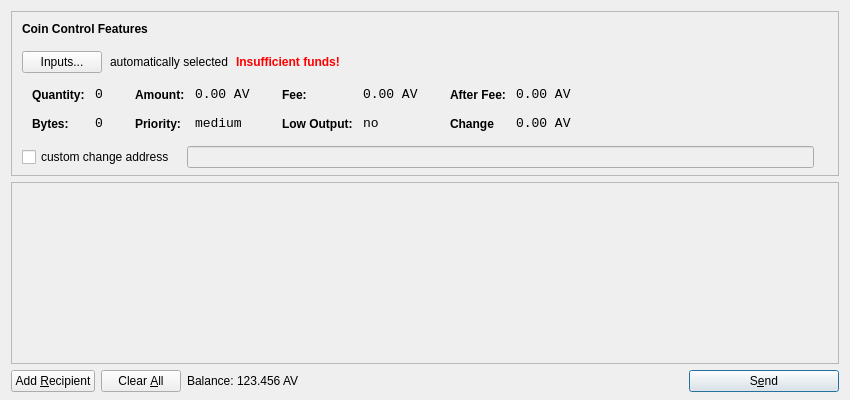
<?xml version="1.0" encoding="UTF-8"?>
<ui version="4.0">
 <class>SendCoinsDialog</class>
 <widget class="QDialog" name="SendCoinsDialog">
  <property name="geometry">
   <rect>
    <x>0</x>
    <y>0</y>
    <width>850</width>
    <height>400</height>
   </rect>
  </property>
  <property name="windowTitle">
   <string>Send Coins</string>
  </property>
  <property name="styleSheet">
   <string notr="true">QListView { background: transparent; }</string>
  </property>
  <layout class="QVBoxLayout" name="verticalLayout" stretch="0,1,0">
   <property name="bottomMargin">
    <number>8</number>
   </property>
   <item>
    <widget class="QFrame" name="frameCoinControl">
     <property name="sizePolicy">
      <sizepolicy hsizetype="Expanding" vsizetype="Expanding">
       <horstretch>0</horstretch>
       <verstretch>0</verstretch>
      </sizepolicy>
     </property>
     <property name="maximumSize">
      <size>
       <width>16777215</width>
       <height>16777215</height>
      </size>
     </property>
     <property name="styleSheet">
      <string notr="true">QListView { background: transparent; }</string>
     </property>
     <property name="frameShape">
      <enum>QFrame::StyledPanel</enum>
     </property>
     <property name="frameShadow">
      <enum>QFrame::Sunken</enum>
     </property>
     <layout class="QVBoxLayout" name="verticalLayoutCoinControl2">
      <property name="spacing">
       <number>6</number>
      </property>
      <property name="leftMargin">
       <number>0</number>
      </property>
      <property name="topMargin">
       <number>0</number>
      </property>
      <property name="rightMargin">
       <number>0</number>
      </property>
      <property name="bottomMargin">
       <number>6</number>
      </property>
      <item>
       <layout class="QVBoxLayout" name="verticalLayoutCoinControl" stretch="0,0,0,0,1">
        <property name="spacing">
         <number>0</number>
        </property>
        <property name="leftMargin">
         <number>10</number>
        </property>
        <property name="topMargin">
         <number>10</number>
        </property>
        <item>
         <layout class="QHBoxLayout" name="horizontalLayoutCoinControl1">
          <property name="bottomMargin">
           <number>15</number>
          </property>
          <item>
           <widget class="QLabel" name="labelCoinControlFeatures">
            <property name="sizePolicy">
             <sizepolicy hsizetype="Preferred" vsizetype="Maximum">
              <horstretch>0</horstretch>
              <verstretch>0</verstretch>
             </sizepolicy>
            </property>
            <property name="font">
             <font>
              <weight>75</weight>
              <bold>true</bold>
             </font>
            </property>
            <property name="styleSheet">
             <string notr="true">font-weight:bold;</string>
            </property>
            <property name="text">
             <string>Coin Control Features</string>
            </property>
           </widget>
          </item>
         </layout>
        </item>
        <item>
         <layout class="QHBoxLayout" name="horizontalLayoutCoinControl2" stretch="0,0,0,0">
          <property name="spacing">
           <number>8</number>
          </property>
          <property name="bottomMargin">
           <number>10</number>
          </property>
          <item>
           <widget class="QPushButton" name="pushButtonCoinControl">
            <property name="styleSheet">
             <string notr="true"/>
            </property>
            <property name="text">
             <string>Inputs...</string>
            </property>
           </widget>
          </item>
          <item>
           <widget class="QLabel" name="labelCoinControlAutomaticallySelected">
            <property name="text">
             <string>automatically selected</string>
            </property>
            <property name="margin">
             <number>5</number>
            </property>
           </widget>
          </item>
          <item>
           <widget class="QLabel" name="labelCoinControlInsuffFunds">
            <property name="font">
             <font>
              <weight>75</weight>
              <bold>true</bold>
             </font>
            </property>
            <property name="styleSheet">
             <string notr="true">color:red;font-weight:bold;</string>
            </property>
            <property name="text">
             <string>Insufficient funds!</string>
            </property>
            <property name="margin">
             <number>5</number>
            </property>
           </widget>
          </item>
          <item>
           <spacer name="horizontalSpacerCoinControl">
            <property name="orientation">
             <enum>Qt::Horizontal</enum>
            </property>
            <property name="sizeHint" stdset="0">
             <size>
              <width>40</width>
              <height>1</height>
             </size>
            </property>
           </spacer>
          </item>
         </layout>
        </item>
        <item>
         <widget class="QWidget" name="widgetCoinControl" native="true">
          <property name="sizePolicy">
           <sizepolicy hsizetype="Preferred" vsizetype="Preferred">
            <horstretch>0</horstretch>
            <verstretch>0</verstretch>
           </sizepolicy>
          </property>
          <property name="minimumSize">
           <size>
            <width>0</width>
            <height>0</height>
           </size>
          </property>
          <property name="styleSheet">
           <string notr="true"/>
          </property>
          <layout class="QHBoxLayout" name="horizontalLayoutCoinControl5">
           <property name="margin">
            <number>0</number>
           </property>
           <item>
            <layout class="QHBoxLayout" name="horizontalLayoutCoinControl3" stretch="0,0,0,1">
             <property name="spacing">
              <number>20</number>
             </property>
             <property name="topMargin">
              <number>0</number>
             </property>
             <property name="bottomMargin">
              <number>10</number>
             </property>
             <item>
              <layout class="QFormLayout" name="formLayoutCoinControl1">
               <property name="horizontalSpacing">
                <number>10</number>
               </property>
               <property name="verticalSpacing">
                <number>14</number>
               </property>
               <property name="leftMargin">
                <number>10</number>
               </property>
               <property name="topMargin">
                <number>4</number>
               </property>
               <property name="rightMargin">
                <number>6</number>
               </property>
               <item row="0" column="0">
                <widget class="QLabel" name="labelCoinControlQuantityText">
                 <property name="styleSheet">
                  <string notr="true">font-weight:bold;</string>
                 </property>
                 <property name="text">
                  <string>Quantity:</string>
                 </property>
                 <property name="margin">
                  <number>0</number>
                 </property>
                </widget>
               </item>
               <item row="0" column="1">
                <widget class="QLabel" name="labelCoinControlQuantity">
                 <property name="font">
                  <font>
                   <family>Monospace</family>
                   <pointsize>10</pointsize>
                  </font>
                 </property>
                 <property name="cursor">
                  <cursorShape>IBeamCursor</cursorShape>
                 </property>
                 <property name="contextMenuPolicy">
                  <enum>Qt::ActionsContextMenu</enum>
                 </property>
                 <property name="text">
                  <string>0</string>
                 </property>
                 <property name="margin">
                  <number>0</number>
                 </property>
                 <property name="textInteractionFlags">
                  <set>Qt::LinksAccessibleByMouse|Qt::TextSelectableByKeyboard|Qt::TextSelectableByMouse</set>
                 </property>
                </widget>
               </item>
               <item row="1" column="0">
                <widget class="QLabel" name="labelCoinControlBytesText">
                 <property name="styleSheet">
                  <string notr="true">font-weight:bold;</string>
                 </property>
                 <property name="text">
                  <string>Bytes:</string>
                 </property>
                </widget>
               </item>
               <item row="1" column="1">
                <widget class="QLabel" name="labelCoinControlBytes">
                 <property name="font">
                  <font>
                   <family>Monospace</family>
                   <pointsize>10</pointsize>
                  </font>
                 </property>
                 <property name="cursor">
                  <cursorShape>IBeamCursor</cursorShape>
                 </property>
                 <property name="contextMenuPolicy">
                  <enum>Qt::ActionsContextMenu</enum>
                 </property>
                 <property name="text">
                  <string>0</string>
                 </property>
                 <property name="textInteractionFlags">
                  <set>Qt::LinksAccessibleByMouse|Qt::TextSelectableByKeyboard|Qt::TextSelectableByMouse</set>
                 </property>
                </widget>
               </item>
              </layout>
             </item>
             <item>
              <layout class="QFormLayout" name="formLayoutCoinControl2">
               <property name="horizontalSpacing">
                <number>10</number>
               </property>
               <property name="verticalSpacing">
                <number>14</number>
               </property>
               <property name="leftMargin">
                <number>6</number>
               </property>
               <property name="topMargin">
                <number>4</number>
               </property>
               <property name="rightMargin">
                <number>6</number>
               </property>
               <item row="0" column="0">
                <widget class="QLabel" name="labelCoinControlAmountText">
                 <property name="styleSheet">
                  <string notr="true">font-weight:bold;</string>
                 </property>
                 <property name="text">
                  <string>Amount:</string>
                 </property>
                 <property name="margin">
                  <number>0</number>
                 </property>
                </widget>
               </item>
               <item row="0" column="1">
                <widget class="QLabel" name="labelCoinControlAmount">
                 <property name="font">
                  <font>
                   <family>Monospace</family>
                   <pointsize>10</pointsize>
                  </font>
                 </property>
                 <property name="cursor">
                  <cursorShape>IBeamCursor</cursorShape>
                 </property>
                 <property name="contextMenuPolicy">
                  <enum>Qt::ActionsContextMenu</enum>
                 </property>
                 <property name="text">
                  <string>0.00 AV</string>
                 </property>
                 <property name="textInteractionFlags">
                  <set>Qt::LinksAccessibleByMouse|Qt::TextSelectableByKeyboard|Qt::TextSelectableByMouse</set>
                 </property>
                </widget>
               </item>
               <item row="1" column="0">
                <widget class="QLabel" name="labelCoinControlPriorityText">
                 <property name="styleSheet">
                  <string notr="true">font-weight:bold;</string>
                 </property>
                 <property name="text">
                  <string>Priority:</string>
                 </property>
                </widget>
               </item>
               <item row="1" column="1">
                <widget class="QLabel" name="labelCoinControlPriority">
                 <property name="font">
                  <font>
                   <family>Monospace</family>
                   <pointsize>10</pointsize>
                  </font>
                 </property>
                 <property name="cursor">
                  <cursorShape>IBeamCursor</cursorShape>
                 </property>
                 <property name="contextMenuPolicy">
                  <enum>Qt::ActionsContextMenu</enum>
                 </property>
                 <property name="text">
                  <string>medium</string>
                 </property>
                 <property name="textInteractionFlags">
                  <set>Qt::LinksAccessibleByMouse|Qt::TextSelectableByKeyboard|Qt::TextSelectableByMouse</set>
                 </property>
                </widget>
               </item>
              </layout>
             </item>
             <item>
              <layout class="QFormLayout" name="formLayoutCoinControl3">
               <property name="horizontalSpacing">
                <number>10</number>
               </property>
               <property name="verticalSpacing">
                <number>14</number>
               </property>
               <property name="leftMargin">
                <number>6</number>
               </property>
               <property name="topMargin">
                <number>4</number>
               </property>
               <property name="rightMargin">
                <number>6</number>
               </property>
               <item row="0" column="0">
                <widget class="QLabel" name="labelCoinControlFeeText">
                 <property name="styleSheet">
                  <string notr="true">font-weight:bold;</string>
                 </property>
                 <property name="text">
                  <string>Fee:</string>
                 </property>
                 <property name="margin">
                  <number>0</number>
                 </property>
                </widget>
               </item>
               <item row="0" column="1">
                <widget class="QLabel" name="labelCoinControlFee">
                 <property name="font">
                  <font>
                   <family>Monospace</family>
                   <pointsize>10</pointsize>
                  </font>
                 </property>
                 <property name="cursor">
                  <cursorShape>IBeamCursor</cursorShape>
                 </property>
                 <property name="contextMenuPolicy">
                  <enum>Qt::ActionsContextMenu</enum>
                 </property>
                 <property name="text">
                  <string>0.00 AV</string>
                 </property>
                 <property name="textInteractionFlags">
                  <set>Qt::LinksAccessibleByMouse|Qt::TextSelectableByKeyboard|Qt::TextSelectableByMouse</set>
                 </property>
                </widget>
               </item>
               <item row="1" column="0">
                <widget class="QLabel" name="labelCoinControlLowOutputText">
                 <property name="styleSheet">
                  <string notr="true">font-weight:bold;</string>
                 </property>
                 <property name="text">
                  <string>Low Output:</string>
                 </property>
                </widget>
               </item>
               <item row="1" column="1">
                <widget class="QLabel" name="labelCoinControlLowOutput">
                 <property name="font">
                  <font>
                   <family>Monospace</family>
                   <pointsize>10</pointsize>
                  </font>
                 </property>
                 <property name="cursor">
                  <cursorShape>IBeamCursor</cursorShape>
                 </property>
                 <property name="contextMenuPolicy">
                  <enum>Qt::ActionsContextMenu</enum>
                 </property>
                 <property name="text">
                  <string>no</string>
                 </property>
                 <property name="textInteractionFlags">
                  <set>Qt::LinksAccessibleByMouse|Qt::TextSelectableByKeyboard|Qt::TextSelectableByMouse</set>
                 </property>
                </widget>
               </item>
              </layout>
             </item>
             <item>
              <layout class="QFormLayout" name="formLayoutCoinControl4">
               <property name="horizontalSpacing">
                <number>10</number>
               </property>
               <property name="verticalSpacing">
                <number>14</number>
               </property>
               <property name="leftMargin">
                <number>6</number>
               </property>
               <property name="topMargin">
                <number>4</number>
               </property>
               <property name="rightMargin">
                <number>6</number>
               </property>
               <item row="0" column="0">
                <widget class="QLabel" name="labelCoinControlAfterFeeText">
                 <property name="styleSheet">
                  <string notr="true">font-weight:bold;</string>
                 </property>
                 <property name="text">
                  <string>After Fee:</string>
                 </property>
                 <property name="margin">
                  <number>0</number>
                 </property>
                </widget>
               </item>
               <item row="0" column="1">
                <widget class="QLabel" name="labelCoinControlAfterFee">
                 <property name="font">
                  <font>
                   <family>Monospace</family>
                   <pointsize>10</pointsize>
                  </font>
                 </property>
                 <property name="cursor">
                  <cursorShape>IBeamCursor</cursorShape>
                 </property>
                 <property name="contextMenuPolicy">
                  <enum>Qt::ActionsContextMenu</enum>
                 </property>
                 <property name="text">
                  <string>0.00 AV</string>
                 </property>
                 <property name="textInteractionFlags">
                  <set>Qt::LinksAccessibleByMouse|Qt::TextSelectableByKeyboard|Qt::TextSelectableByMouse</set>
                 </property>
                </widget>
               </item>
               <item row="1" column="0">
                <widget class="QLabel" name="labelCoinControlChangeText">
                 <property name="styleSheet">
                  <string notr="true">font-weight:bold;</string>
                 </property>
                 <property name="text">
                  <string>Change</string>
                 </property>
                </widget>
               </item>
               <item row="1" column="1">
                <widget class="QLabel" name="labelCoinControlChange">
                 <property name="font">
                  <font>
                   <family>Monospace</family>
                   <pointsize>10</pointsize>
                  </font>
                 </property>
                 <property name="cursor">
                  <cursorShape>IBeamCursor</cursorShape>
                 </property>
                 <property name="contextMenuPolicy">
                  <enum>Qt::ActionsContextMenu</enum>
                 </property>
                 <property name="text">
                  <string>0.00 AV</string>
                 </property>
                 <property name="textInteractionFlags">
                  <set>Qt::LinksAccessibleByMouse|Qt::TextSelectableByKeyboard|Qt::TextSelectableByMouse</set>
                 </property>
                </widget>
               </item>
              </layout>
             </item>
            </layout>
           </item>
          </layout>
         </widget>
        </item>
        <item>
         <layout class="QHBoxLayout" name="horizontalLayoutCoinControl4" stretch="0,0,0">
          <property name="spacing">
           <number>12</number>
          </property>
          <property name="sizeConstraint">
           <enum>QLayout::SetDefaultConstraint</enum>
          </property>
          <property name="topMargin">
           <number>5</number>
          </property>
          <property name="rightMargin">
           <number>5</number>
          </property>
          <item>
           <widget class="QCheckBox" name="checkBoxCoinControlChange">
            <property name="text">
             <string>custom change address</string>
            </property>
           </widget>
          </item>
          <item>
           <widget class="QLineEdit" name="lineEditCoinControlChange">
            <property name="enabled">
             <bool>false</bool>
            </property>
            <property name="sizePolicy">
             <sizepolicy hsizetype="Expanding" vsizetype="Fixed">
              <horstretch>0</horstretch>
              <verstretch>0</verstretch>
             </sizepolicy>
            </property>
           </widget>
          </item>
          <item>
           <widget class="QLabel" name="labelCoinControlChangeLabel">
            <property name="sizePolicy">
             <sizepolicy hsizetype="Preferred" vsizetype="Expanding">
              <horstretch>0</horstretch>
              <verstretch>0</verstretch>
             </sizepolicy>
            </property>
            <property name="minimumSize">
             <size>
              <width>0</width>
              <height>0</height>
             </size>
            </property>
            <property name="text">
             <string/>
            </property>
            <property name="margin">
             <number>3</number>
            </property>
           </widget>
          </item>
         </layout>
        </item>
        <item>
         <spacer name="verticalSpacerCoinControl">
          <property name="orientation">
           <enum>Qt::Vertical</enum>
          </property>
          <property name="sizeHint" stdset="0">
           <size>
            <width>800</width>
            <height>1</height>
           </size>
          </property>
         </spacer>
        </item>
       </layout>
      </item>
     </layout>
    </widget>
   </item>
   <item>
    <widget class="QScrollArea" name="scrollArea">
     <property name="widgetResizable">
      <bool>true</bool>
     </property>
     <widget class="QWidget" name="scrollAreaWidgetContents">
      <property name="geometry">
       <rect>
        <x>0</x>
        <y>0</y>
        <width>828</width>
        <height>162</height>
       </rect>
      </property>
      <layout class="QVBoxLayout" name="verticalLayout_2">
       <property name="margin">
        <number>0</number>
       </property>
       <item>
        <layout class="QVBoxLayout" name="entries">
         <property name="spacing">
          <number>6</number>
         </property>
        </layout>
       </item>
       <item>
        <spacer name="verticalSpacer">
         <property name="orientation">
          <enum>Qt::Vertical</enum>
         </property>
         <property name="sizeHint" stdset="0">
          <size>
           <width>20</width>
           <height>40</height>
          </size>
         </property>
        </spacer>
       </item>
      </layout>
     </widget>
    </widget>
   </item>
   <item>
    <layout class="QHBoxLayout" name="horizontalLayout">
     <item>
      <widget class="QPushButton" name="addButton">
       <property name="toolTip">
        <string>Send to multiple recipients at once</string>
       </property>
       <property name="text">
        <string>Add &amp;Recipient</string>
       </property>
       <property name="icon">
        <iconset resource="../bitcoin.qrc">
         <normaloff>:/icons/add</normaloff>:/icons/add</iconset>
       </property>
       <property name="autoDefault">
        <bool>false</bool>
       </property>
      </widget>
     </item>
     <item>
      <widget class="QPushButton" name="clearButton">
       <property name="sizePolicy">
        <sizepolicy hsizetype="Minimum" vsizetype="Fixed">
         <horstretch>0</horstretch>
         <verstretch>0</verstretch>
        </sizepolicy>
       </property>
       <property name="toolTip">
        <string>Remove all transaction fields</string>
       </property>
       <property name="text">
        <string>Clear &amp;All</string>
       </property>
       <property name="icon">
        <iconset resource="../bitcoin.qrc">
         <normaloff>:/icons/remove</normaloff>:/icons/remove</iconset>
       </property>
       <property name="autoRepeatDelay">
        <number>300</number>
       </property>
       <property name="autoDefault">
        <bool>false</bool>
       </property>
      </widget>
     </item>
     <item>
      <layout class="QHBoxLayout" name="horizontalLayout_2">
       <property name="spacing">
        <number>3</number>
       </property>
       <item>
        <widget class="QLabel" name="label">
         <property name="sizePolicy">
          <sizepolicy hsizetype="Preferred" vsizetype="Fixed">
           <horstretch>0</horstretch>
           <verstretch>0</verstretch>
          </sizepolicy>
         </property>
         <property name="text">
          <string>Balance:</string>
         </property>
        </widget>
       </item>
       <item>
        <widget class="QLabel" name="labelBalance">
         <property name="sizePolicy">
          <sizepolicy hsizetype="Preferred" vsizetype="Fixed">
           <horstretch>0</horstretch>
           <verstretch>0</verstretch>
          </sizepolicy>
         </property>
         <property name="cursor">
          <cursorShape>IBeamCursor</cursorShape>
         </property>
         <property name="text">
          <string>123.456 AV</string>
         </property>
         <property name="textInteractionFlags">
          <set>Qt::LinksAccessibleByMouse|Qt::TextSelectableByKeyboard|Qt::TextSelectableByMouse</set>
         </property>
        </widget>
       </item>
      </layout>
     </item>
     <item>
      <spacer name="horizontalSpacer">
       <property name="orientation">
        <enum>Qt::Horizontal</enum>
       </property>
       <property name="sizeHint" stdset="0">
        <size>
         <width>40</width>
         <height>20</height>
        </size>
       </property>
      </spacer>
     </item>
     <item>
      <widget class="QPushButton" name="sendButton">
       <property name="minimumSize">
        <size>
         <width>150</width>
         <height>0</height>
        </size>
       </property>
       <property name="toolTip">
        <string>Confirm the send action</string>
       </property>
       <property name="text">
        <string>S&amp;end</string>
       </property>
       <property name="icon">
        <iconset resource="../bitcoin.qrc">
         <normaloff>:/icons/send</normaloff>:/icons/send</iconset>
       </property>
       <property name="default">
        <bool>true</bool>
       </property>
      </widget>
     </item>
    </layout>
   </item>
  </layout>
 </widget>
 <resources>
  <include location="../bitcoin.qrc"/>
 </resources>
 <connections/>
</ui>
